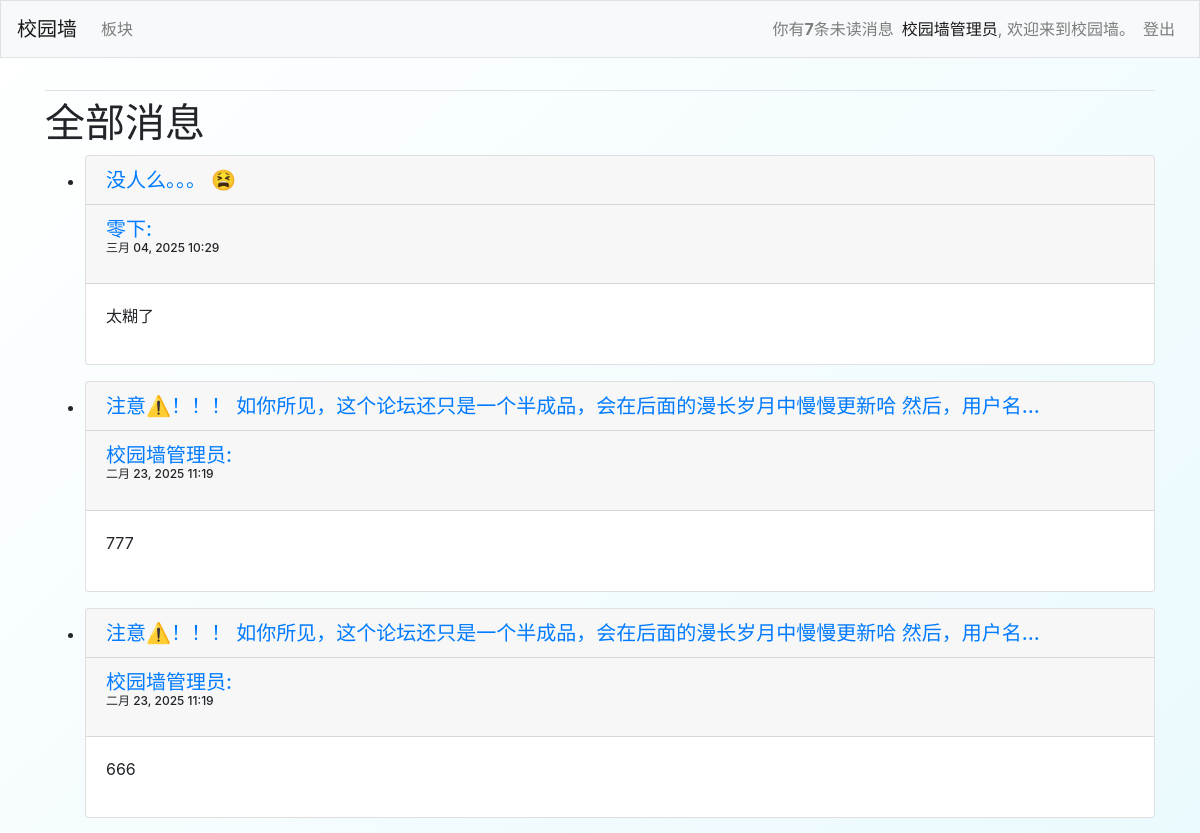
The page /all_messages (signed in, upper part) on the database as committed earlier.
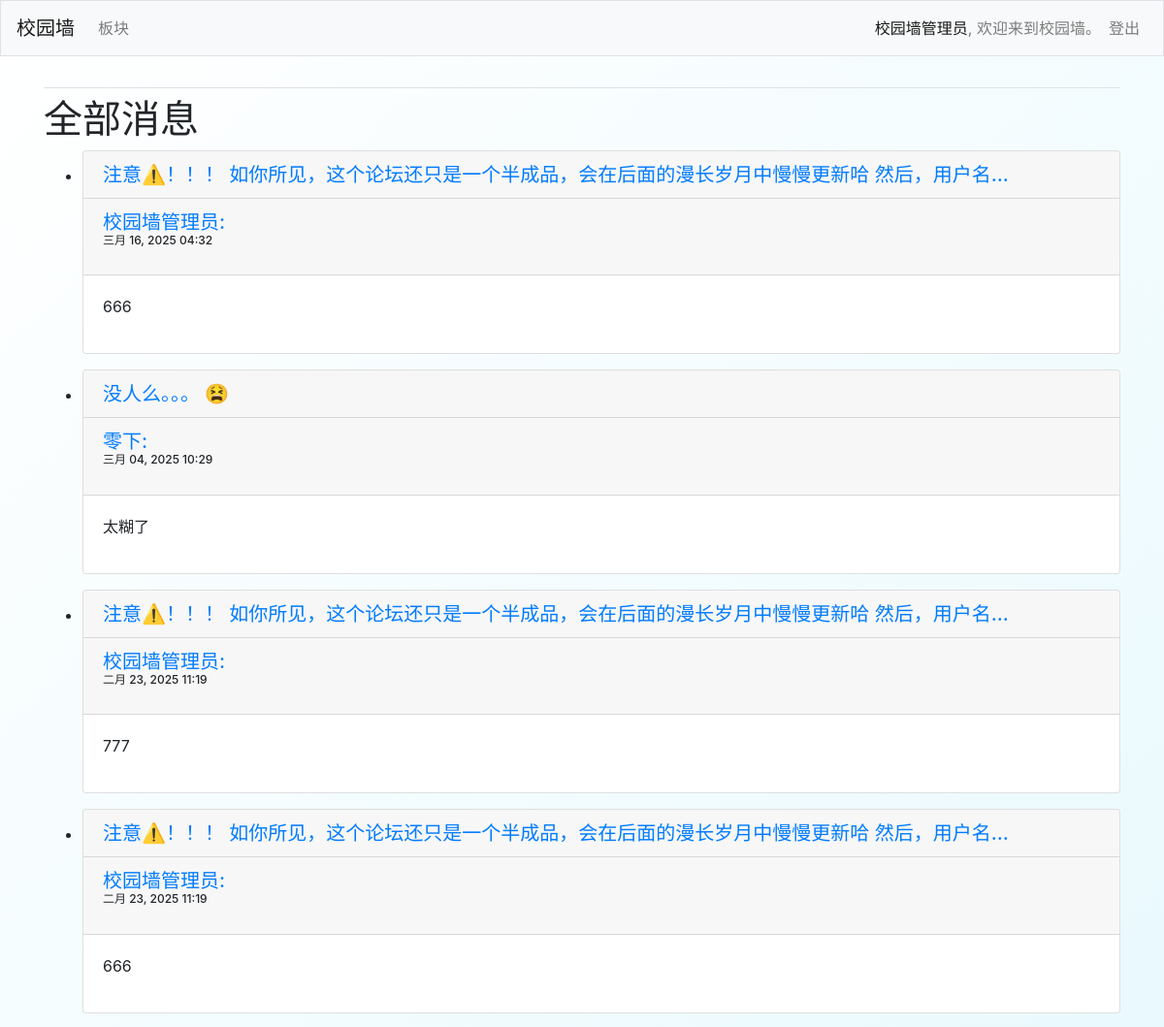
The same page on the database as committed later.
### xyq_files/models.py (models this page shows, shortened)
class Reply(models.Model):
    entry = models.ForeignKey(Entry,on_delete=models.CASCADE)
    text = models.TextField()
    date_added = models.DateTimeField(auto_now=True)
    owner = models.ForeignKey(settings.AUTH_USER_MODEL,on_delete=models.CASCADE,null=True)
    is_read = models.BooleanField(default=False)
    class Meta:
        verbose_name_plural = 'replies'

class Entry(models.Model):
    topic = models.ForeignKey(Topic,on_delete=models.CASCADE)
    text = models.TextField()
    date_added = models.DateTimeField(auto_now=True)
    owner = models.ForeignKey(CustomUser,on_delete=models.CASCADE,null=True)
    is_read = models.BooleanField(default=False)
    class Meta:
        verbose_name_plural = 'entries'
    def __str__(self):
        if len(self.text)>50:
            return f"{self.text[:50]}..."
        else:
            return self.text

### users/models.py (models this page shows)
class CustomUser(AbstractUser):
    phone_number = models.CharField(max_length=15, blank=True, null=True)  # 允许 NULL
    introduction = models.CharField(max_length=400, blank=True, default='这个家伙很懒，还没有添加简介~~')

### xyq_files/views.py (the view)
# urls.py: path('all_messages',views.all_messages,name='all_messages'),
@login_required
def all_messages(request):
    reply = Reply.objects.filter(entry__owner=request.user)
    reply = reply.order_by('-date_added')
    return render(request, 'xyq_files/all_messages.html', {'all_messages':reply})

### xyq_files/context_processors.py (called while the page is built)
def unread_count_processor(request):
    if request.user.is_authenticated:
        unread_count = Reply.objects.filter(entry__owner=request.user, is_read=False).count()
    else:
        unread_count = 0
    return {'unread_count': unread_count}

### xyq_files/templates/xyq_files/all_messages.html
{% extends 'xyq_files/base.html' %}
{% block content %}
<h1>全部消息</h1>
<ul>
    {% for message in all_messages %}
    <li>
        <div class="card mb-3">
            <h5 class="card-header">
                <a href="{% url 'xyq_files:entry' message.entry.id %}">{{ message.entry }}</a>
            </h5>
            <h5 class="card-header">
                <a href="{% url 'users:introduction' message.owner.id %}">{{ message.owner }}:</a>
                <p style="font-size: 12px;">
                    {{ message.date_added|date:'M d, Y h:i'}}
                </p>
            </h5>
            <div class="card-body">
                {{ message.text|linebreaks }}
            </div>
        </div>
    </li>
    {% empty %}
    <li>暂时消息哦~~</li>
    {% endfor %}
</ul>
{% endblock %}

### xyq_files/templates/xyq_files/base.html (shortened to what this page needs)
<link rel="stylesheet" href="https://unpkg.com/bootstrap@4.6.2/dist/css/bootstrap-theme.min.css"
>
{% load bootstrap4 %}
<!doctype html>
<html lang="zh-CN">
<head>
    {% bootstrap_css %}
</head>
<body>
    <nav class="navbar navbar-expand-md navbar-light bg-light mb-4 border">
        <a class="navbar-brand" href="{% url 'xyq_files:index' %}">
            校园墙
        </a>
        <div class="collapse navbar-collapse" id="navbarCollapse">
            <ul class="navbar-nav mr-auto">
                <li class="nav-item">
                    <a class="nav-link" href="{% url 'xyq_files:topics' %}">板块</a>
                </li>
            </ul>
            <ul class="navbar-nav ml-auto">
                {% if user.is_authenticated %}
                    {% if unread_count > 0 %}
                        <li class="nav-item">
                            <a class="nav-link" href="{% url 'xyq_files:unread_messages' %}">你有<strong>{{ unread_count }}</strong>条未读消息</a></span>
                        </li>
                    {% endif %}
                    <li class="nav-item">
                        <span class="navbar-text"><a href="{% url 'users:introduction' user.id %}">{{ user.username }}</a>, 欢迎来到校园墙。</span>
                    </li>
                    <li class="nav-item">
                        <a class="nav-link" href="{% url 'users:logout' %}">登出</a>
                    </li>
                {% endif %}
            </ul>
        </div>
    </nav>
    <main role="main" class="container">
        <div class="pb-2 mb-2 border-bottom">
        </div>
        <div>
            {% block content %}{% endblock content %}
        </div>
    </main>
</body>
</html>

Rows that differ between the two databases and show on the page:
added Reply: entry "注意⚠️！！！ 如你所见，这个论坛还只是一个半成品，会在后面的漫长岁月中慢慢更新哈 然后，用户名...", owner "校园墙管理员", date_added "三月 16, 2025 04:32", text "666"
Other text that changed with them:
{{ unread_count }}: "7" → (not shown)
text no longer shown: "你有 条未读消息"
